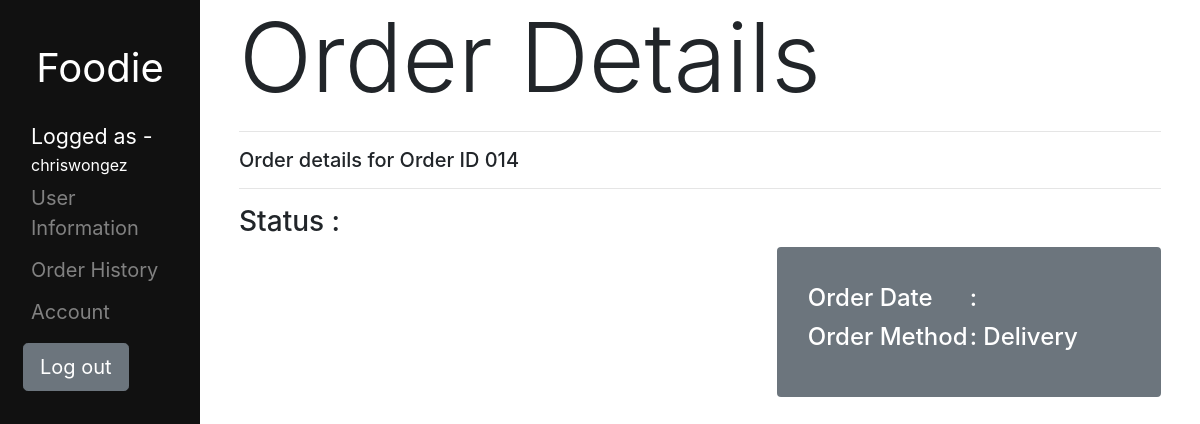
Before: /user/userorderdetail.php?id=014 (signed in) with the older database file.
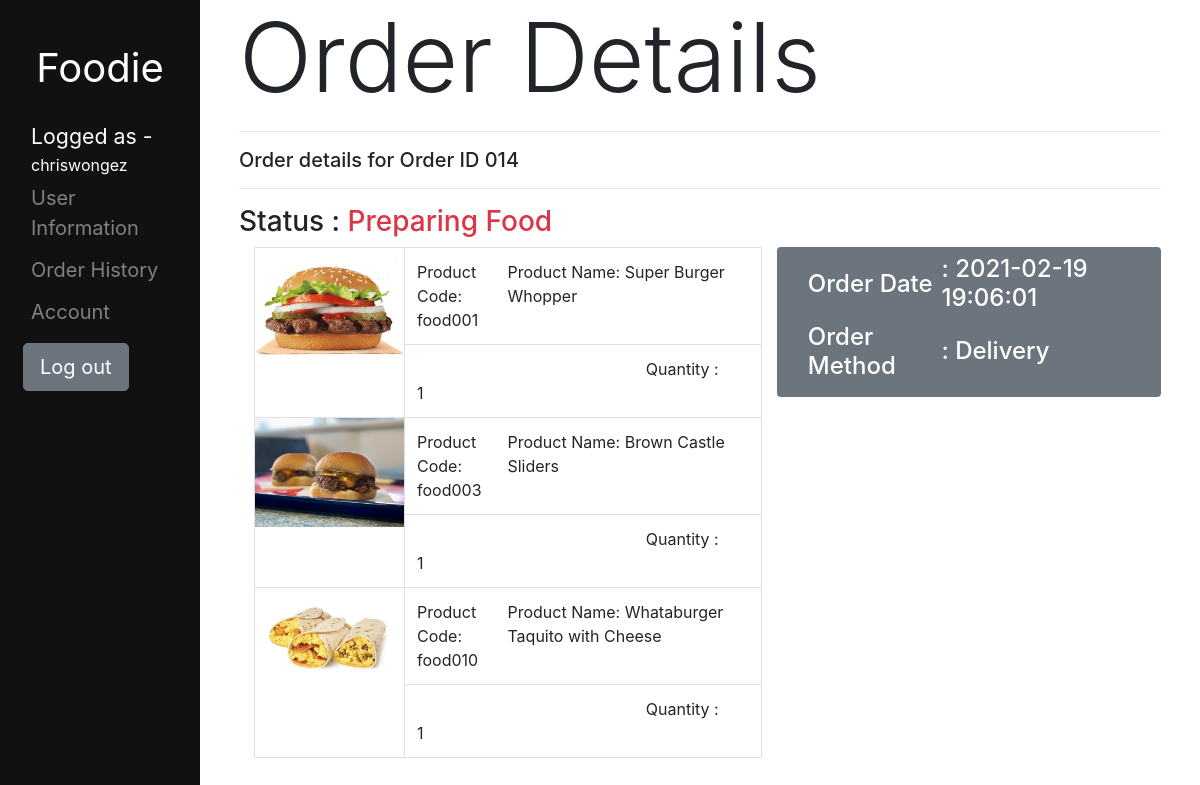
After: the same page with the newer database file.
### tables this page shows
CREATE TABLE `orderhistory` (
  `orderID` int(3) UNSIGNED ZEROFILL NOT NULL,
  `orderDate` datetime NOT NULL,
  `orderPay` double NOT NULL,
  `orderMethod` varchar(255) NOT NULL,
  `orderStatus` varchar(255) DEFAULT NULL,
  `userID` int(4) UNSIGNED ZEROFILL NOT NULL
);

CREATE TABLE `product` (
  `productID` int(3) NOT NULL,
  `productCode` varchar(255) NOT NULL,
  `productName` varchar(255) NOT NULL,
  `productDesc` varchar(255) NOT NULL,
  `productPrice` double NOT NULL,
  `productImg` varchar(255) NOT NULL,
  `productCategory` varchar(255) NOT NULL,
  `isHide` int(1) NOT NULL DEFAULT 0
);

CREATE TABLE `orderitem` (
  `id` int(4) UNSIGNED ZEROFILL NOT NULL,
  `orderID` int(3) UNSIGNED ZEROFILL NOT NULL,
  `productCode` varchar(255) NOT NULL,
  `quantity` int(11) NOT NULL
);

### user/userorderdetail.php (the view, shortened to what this page needs)
<?php
include('../php/dbconnect.php');
if (isset($_GET['id'])) {
    $id = $_GET['id'];
    $query = "SELECT * FROM orderhistory, users, product, orderitem where orderhistory.orderID = $id and orderhistory.userID = users.userID and orderhistory.orderID = orderitem.orderID and orderitem.productCode = product.productCode";
    $result = mysqli_query($con, $query);
    json_encode($row = mysqli_fetch_assoc($result));
    $date = $row['orderDate'];
    if ($row['orderMethod'] == 'selfc') {
        $methodcode = $row['orderMethod'];
        $method = "Self Collect";
    } else {
        $method = "Delivery";
    }
    $status = $row['orderStatus'];
    if ($row['orderMethod'] == 'selfc') {
        if ($status == 'received')
            $statstr = "Order Received";
        else if ($status == 'process')
            $statstr = "Preparing Food";
        else if ($status == 'ready') {
            $statstr = "Ready for Self-Collect";
            $statupdate = "Your order is ready to be collected";
        } else if ($status == 'cancel')
            $statstr = "Order Cancelled";
        else if ($status == 'collected')
            $statstr = "Order Collected";
    } else if ($row['orderMethod'] == 'delivery') {
        if ($status == 'received')
            $statstr = "Order Received";
        else if ($status == 'process')
            $statstr = "Preparing Food";
    }
}
?>
<!DOCTYPE html>
<html lang="en">
<head>
    <?php
    include('./include/header.php');
    ?>
</head>
<body>
    <main role="main" class="col-md-9 ml-sm-auto col-lg-10 px-4">
        <?php
        include('./usersidebar.php');
        ?>
        <div class="container-fluid">
            <div class="row">
                <div class="col">
                    <span class="display-1 ">Order Details</span>
                    <hr>
                    <h5>Order details for Order ID <?php echo $id ?></h5>
                    <hr>
                </div>
            </div>
            <div class="container-fluid">
                <div class="row">
                    <h3>Status : <span class="text-danger"><?php echo $statstr ?></h3>
                </div>
                <div class="row">
                    <div class="col-7">
                        <table class="table table-bordered">
                            <tbody>
                                <?php
                                $query = "SELECT * FROM orderhistory, users, product, orderitem where orderhistory.orderID = $id and orderhistory.userID = users.userID and orderhistory.orderID = orderitem.orderID and orderitem.productCode = product.productCode";
                                $result = mysqli_query($con, $query);
                                while ($row = mysqli_fetch_assoc($result)) {
                                    echo "<tr>
                                    <td style='width: 150px;' rowspan='2' class='p-0'>
                                        <img style='' src='../product/" . $row['productImg'] . "'
                                            class='img-fluid '>
                                    </td>
                                    <td>
                                        <div class='container p-0'>
                                            <div class='row'>
                                                <div class='col-3'>Product Code: " . $row['productCode'] . "</div>
                                                <div class='col'>Product Name: " . $row['productName'] . "</div>
                                            </div>
                                        </div>
                                    </td>
                                </tr>
                                <tr>
                                    <td>
                                        <div class='row'>
                                            <div class='col-11 text-right'>Quantity : </div>
                                            <div class='col'>" . $row['quantity'] . "</div>
                                        </div>
                                    </td>
                                </tr>";
                                }
                                ?>
                            </tbody>
                        </table>
                    </div>
                    <div style="height: 150px;" class="col bg-secondary rounded d-flex align-items-center">
                        <div class="container">
                            <table>
                                <tr>
                                    <td>
                                        <h4 class=" text-white ">Order Date </h4>
                                    </td>
                                    <td>
                                        <h4 class=" text-white "> : <?php echo $date ?></h4>
                                    </td>
                                </tr>
                                <tr>
                                    <td>
                                        <h4 class=" text-white ">Order Method </h4>
                                    </td>
                                    <td>
                                        <h4 class=" text-white "> : <?php echo $method ?></h4>
                                    </td>
                                </tr>
                            </table>
                        </div>
                    </div>
                </div>
            </div>
        </div>
    </main>
</body>
</html>

### user/include/header.php (shortened to what this page needs)
<link rel="stylesheet" href="https://cdn.jsdelivr.net/npm/bootstrap@4.6.0/dist/css/bootstrap.min.css"
>

### user/usersidebar.php (shortened to what this page needs)
<div class="sidenav sidebar col-2">
    <header onclick="location.href ='../'">Foodie</header>
    <p>Logged as - </p>
    <span> <?php
            echo $_SESSION['username'];
            ?></span>
    <a href="./index.php">User Information</a>
    <a href="./order_history.php">Order History</a>
    <a href="./account_info.php">Account</a>
    <button class="btn btn-secondary btn-lg" onclick="location.href ='../logout.php'">Log out</button>
</div>

### user/usersidebar.php (style rules this page uses)
.sidenav { height: 100%; width: 240px; position: fixed; z-index: 1; top: 0; left: 0; background-color: #111; overflow-x: hidden; padding-top: 20px; }
.sidenav a { padding: 6px 8px 6px 16px; text-decoration: none; font-size: 20px; color: #818181; display: block; transition: all 0.3s; }
button { border: none; color: white; padding: 20px 32px; text-align: center; text-decoration: none; display: outline-block; font-size: 16px; margin: 10px 8px; cursor: pointer; }
header { color: white; font-size: 40px; text-align: center; padding: 18px 20px; margin-bottom: 5px; cursor: pointer; transition: all 0.3s; }
.sidenav p { color: white; margin: 0 1.0rem; font-size: 16pt; }
.sidenav span { color: white; margin-left: 1.0rem; font-size: 12pt; text-indent: 10px; }

Changed rows visible on the page:
added orderhistory: orderStatus "Preparing Food", product.productImg (picture), orderitem.productCode "food001", product.productName "Super Burger Whopper", orderitem.quantity "1", orderitem.productCode "food003", product.productName "Brown Castle Sliders", orderitem.productCode "food010", product.productName "Whataburger Taquito with Cheese", orderDate "2021-02-19 19:06:01", orderMethod "Delivery"
Other visible differences:
$method: "Delivery" → (not shown)
